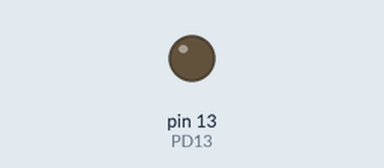
Simulated run of this sketch. Board: Arduino Uno, built with avr-gcc and run on an emulated ATmega328P. On the bench: output pins drawn as LEDs (lit = HIGH). EEPROM starts erased; what the sketch prints to the serial monitor is not drawn.

Above: at 0.6 s.
At 30.7 s:
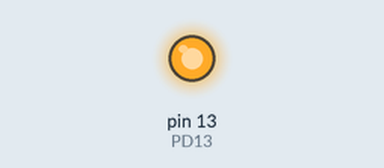
Timing chart, 0 to 32.2 s (numbered marks = the images above):
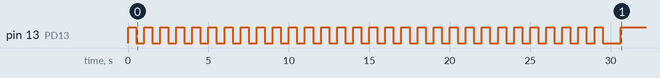

The sketch:

eeprom.ino
```cpp
//
// rempli l'eeprom la premiere fois avant l'installation de ard.ino
// eeprom	 0.1
// ard		 0.1
// protocole 0.1
//
// ATTENTION: passer en 115200
//
// fait clignoter le voyant avant l'ecriture de l'eeprom
// eclaire le voyant pendant l'ecriture
// eteint  le voyant apres   l'ecriture
//
//*
//* ATTENTION en decimale
//* ATTENTION adresse des capteurs de temperature NE SONT PLUS dans l'eeprom
//* ATTENTION en debut d'eeprom info 0-31 (actuellement utilise 0-17)
//* ATTENTION debut table srt a l'adresse 32 (decimale)
//*
//
//* programmes concernes
//* ard.ino
//* ard
//* ardcmm
//* ardprm
//* ardsrv
//* ardwnd
//* ardweb
//* ardsml
//
//*
//* ITP IBR IHM ILM IHX ILX OTP OBR OHM OLM OHX OLX NEN NCP NSR RSV
//*
//* ITP: input  type   		> NO=0 DGT=1 ANL=2 OWR=4 INT=8 I2C=16 ...
//* IBR: input  broche 		> 0-255
//* IHM: input  hight  mini 	> 0-3
//* ILM: input  low    mini	> 0-255
//* IHX: input  hight  maxi 	> 0-3
//* ILX: input  low    maxi	> 0-255
//* OTP: output type   		> NO=0 OFF=1 ON=2 DGT=4 PWM=8 ...
//* OBR: output broche 		> 0-255
//* OHM: output hight  mini 	> 0-3
//* OLM: output low    mini	> 0-255
//* OHX: output hight  maxi 	> 0-3
//* OLX: output low    maxi	> 0-255
//* NEN: nom de l'entre
//* NCP: nom du capteur
//* NSR: nom de la sortie
//* RSV: reserve
//*
//

#include <EEPROM.h>

#define PD13 13		// pin D13 Sortie numerique voyant carte

void setup()
{
	char i;

	Serial.begin(115200);
	pinMode(PD13,	OUTPUT);

	for (i=0; i<60; i++)
	{
		digitalWrite(PD13, !digitalRead(PD13));																			// cligno voyant carte (D13)
		delay(500);
	}
	digitalWrite(PD13, LOW);																							// eclaire voyant carte (D13)

	EEPROM.write(0, 'J');	// copywrite
	EEPROM.write(1, 'o');
	EEPROM.write(2, 'e');
	EEPROM.write(3, 'l');
	EEPROM.write(4, 'P');
	EEPROM.write(5, '.');

	EEPROM.write(6,  'A');	// application
	EEPROM.write(7,  'R');
	EEPROM.write(8,  'D');
	EEPROM.write(9,  ' ');
	EEPROM.write(10, ' ');
	EEPROM.write(11, ' ');

	EEPROM.write(12, '0');	// version eeprom
	EEPROM.write(13, '1');
	EEPROM.write(14, '0');	// version ard.ino
	EEPROM.write(15, '1');
	EEPROM.write(16, '0');	// version protocole
	EEPROM.write(17, '1');

//*
//* sortie 0 lbt
//*

	EEPROM.write(32, 2);
	EEPROM.write(33, 7);
	EEPROM.write(34, 0);
	EEPROM.write(35, 50);
	EEPROM.write(36, 3);
	EEPROM.write(37, 32);
	EEPROM.write(38, 8);
	EEPROM.write(39, 3);
	EEPROM.write(40, 0);
	EEPROM.write(41, 200);
	EEPROM.write(42, 0);
	EEPROM.write(43, 20);
	EEPROM.write(44, 1);
	EEPROM.write(45, 1);
	EEPROM.write(46, 1);
//	EEPROM.write(47, 255);

//*
//* sortie 1 vbt
//*

	EEPROM.write(48, 4);
	EEPROM.write(49, 0);
//* en temperature les valeurs sont multipliees par 4 (20 -> 80));
	EEPROM.write(50, 0);
	EEPROM.write(51, 80);
//* en temperature les valeurs sont multipliees par 4 (30 -> 120));
	EEPROM.write(52, 0);
	EEPROM.write(53, 120);
	EEPROM.write(54, 8);
	EEPROM.write(55, 5);
	EEPROM.write(56, 0);
	EEPROM.write(57, 50);
	EEPROM.write(58, 0);
	EEPROM.write(59, 200);
	EEPROM.write(60, 2);
	EEPROM.write(61, 2);
	EEPROM.write(62, 2);
//	EEPROM.write(63, 255);

//*
//* sortie 2 vr1
//*

	EEPROM.write(64, 4);
	EEPROM.write(65, 0);
//* en temperature les valeurs sont multipliees par 4 (30 -> 120));
	EEPROM.write(66, 0);
	EEPROM.write(67, 120);
//* en temperature les valeurs sont multipliees par 4 (50 -> 200));
	EEPROM.write(68, 0);
	EEPROM.write(69, 200);
	EEPROM.write(70, 8);
	EEPROM.write(71, 6);
	EEPROM.write(72, 0);
	EEPROM.write(73, 70);
	EEPROM.write(74, 0);
	EEPROM.write(75, 200);
	EEPROM.write(76, 3);
	EEPROM.write(77, 2);
	EEPROM.write(78, 3);
//	EEPROM.write(79, 255);

//*
//* sortie 3 vr2
//*

	EEPROM.write(80, 4);
	EEPROM.write(81, 0);
//* en temperature les valeurs sont multipliees par 4 (30 -> 120));
	EEPROM.write(82, 0);
	EEPROM.write(83, 120);
//* en temperature les valeurs sont multipliees par 4 (50 -> 200));
	EEPROM.write(84, 0);
	EEPROM.write(85, 200);
	EEPROM.write(86, 8);
	EEPROM.write(87, 9);
	EEPROM.write(88, 0);
	EEPROM.write(89, 50);
	EEPROM.write(90, 0);
	EEPROM.write(91, 200);
	EEPROM.write(92, 4);
	EEPROM.write(93, 2);
	EEPROM.write(94, 4);
//	EEPROM.write(95, 255);

//*
//* sortie 4 pr1
//*

	EEPROM.write(96, 4);
	EEPROM.write(97, 0);
//* en temperature les valeurs sont multipliees par 4 (30 -> 120));
	EEPROM.write(98, 0);
	EEPROM.write(99, 120);
//* en temperature les valeurs sont multipliees par 4 (50 -> 200));
	EEPROM.write(100, 0);
	EEPROM.write(101, 200);
	EEPROM.write(102, 8);
	EEPROM.write(103, 10);
	EEPROM.write(104, 0);
	EEPROM.write(105, 50);
	EEPROM.write(106, 0);
	EEPROM.write(107, 200);
	EEPROM.write(108, 5);
	EEPROM.write(109, 2);
	EEPROM.write(110, 5);
//	EEPROM.write(111, 255);

//*
//* sortie 5 pr2
//*

	EEPROM.write(112, 4);
	EEPROM.write(113, 0);
//* en temperature les valeurs sont multipliees par 4 (30 -> 120));
	EEPROM.write(114, 0);
	EEPROM.write(115, 120);
//* en temperature les valeurs sont multipliees par 4 (50 -> 200));
	EEPROM.write(116, 0);
	EEPROM.write(117, 200);
	EEPROM.write(118, 8);
	EEPROM.write(119, 11);
	EEPROM.write(120, 0);
	EEPROM.write(121, 50);
	EEPROM.write(122, 0);
	EEPROM.write(123, 200);
	EEPROM.write(124, 6);
	EEPROM.write(125, 2);
	EEPROM.write(126, 6);
//	EEPROM.write(127, 255);

//*
//* sortie 6 ldb
//*

	EEPROM.write(128, 4);
	EEPROM.write(129, 0);
//* en temperature les valeurs sont multipliees par 4 (20 -> 80));
	EEPROM.write(130, 0);
	EEPROM.write(131, 80);
//* en temperature les valeurs sont multipliees par 4 (20 -> 80));
	EEPROM.write(132, 0);
	EEPROM.write(133, 80);
	EEPROM.write(134, 4);
	EEPROM.write(135, 14);
	EEPROM.write(136, 3);
	EEPROM.write(137, 255);
	EEPROM.write(138, 0);
	EEPROM.write(139, 00);
	EEPROM.write(140, 2);
	EEPROM.write(141, 2);
	EEPROM.write(142, 7);
//	EEPROM.write(143, 255);

//*
//* sortie 7 ldv
//*

	EEPROM.write(144, 4);
	EEPROM.write(145, 0);
//* en temperature les valeurs sont multipliees par 4 (20 -> 80));
	EEPROM.write(146, 0);
	EEPROM.write(147, 80);
//* en temperature les valeurs sont multipliees par 4 (25 -> 100));
	EEPROM.write(148, 0);
	EEPROM.write(149, 100);
	EEPROM.write(150, 4);
	EEPROM.write(151, 15);
	EEPROM.write(152, 3);
	EEPROM.write(153, 255);
	EEPROM.write(154, 3);
	EEPROM.write(155, 255);
	EEPROM.write(156, 2);
	EEPROM.write(157, 2);
	EEPROM.write(158, 8);
//	EEPROM.write(159, 255);

//*
//* sortie 8 ldr
//*

	EEPROM.write(160, 4);
	EEPROM.write(161, 0);
//* en temperature les valeurs sont multipliees par 4 (25 -> 100));
	EEPROM.write(162, 0);
	EEPROM.write(163, 100);
//* en temperature les valeurs sont multipliees par 4 (25 -> 100));
	EEPROM.write(164, 0);
	EEPROM.write(165, 100);
	EEPROM.write(166, 4);
	EEPROM.write(167, 16);
	EEPROM.write(168, 0);
	EEPROM.write(169, 0);
	EEPROM.write(170, 3);
	EEPROM.write(171, 255);
	EEPROM.write(172, 2);
	EEPROM.write(173, 2);
	EEPROM.write(174, 9);
//	EEPROM.write(175, 255);

//*
//* sortie 9 err
//*

	EEPROM.write(176, 2);
	EEPROM.write(177, 6);
	EEPROM.write(178, 0);
	EEPROM.write(179, 80);
	EEPROM.write(180, 0);
	EEPROM.write(181, 80);
	EEPROM.write(182, 4);
	EEPROM.write(183, 4);
	EEPROM.write(184, 3);
	EEPROM.write(185, 255);
	EEPROM.write(186, 0);
	EEPROM.write(187, 0);
	EEPROM.write(188, 7);
	EEPROM.write(189, 3);
	EEPROM.write(190, 10);
//	EEPROM.write(191, 255);

//*
//* sortie 10 pmp
//*

	EEPROM.write(192, 1);
	EEPROM.write(193, 2);
	EEPROM.write(194, 0);
	EEPROM.write(195, 0);
	EEPROM.write(196, 3);
	EEPROM.write(197, 255);
	EEPROM.write(198, 4);
	EEPROM.write(199, 17);
	EEPROM.write(200, 0);
	EEPROM.write(201, 0);
	EEPROM.write(202, 3);
	EEPROM.write(203, 255);
	EEPROM.write(204, 8);
	EEPROM.write(205, 4);
	EEPROM.write(206, 11);
//	EEPROM.write(207, 255);

//*
//* sortie 11 src, no
//* sortie 12 srd, no
//* sortie 13 sre, no
//*

	EEPROM.write(214, 0);
	EEPROM.write(230, 0);
	EEPROM.write(246, 0);

	digitalWrite(PD13, HIGH);																							// eteint voyant carte (D13)
}

void loop()
{
	int  li;
	char lc;

	for (li=0; li<256; li++)
	{
		lc = EEPROM.read(li);
		Serial.print(li);
		Serial.write("=");
		Serial.println(lc, DEC);
	}

	delay(10000);
}
```
